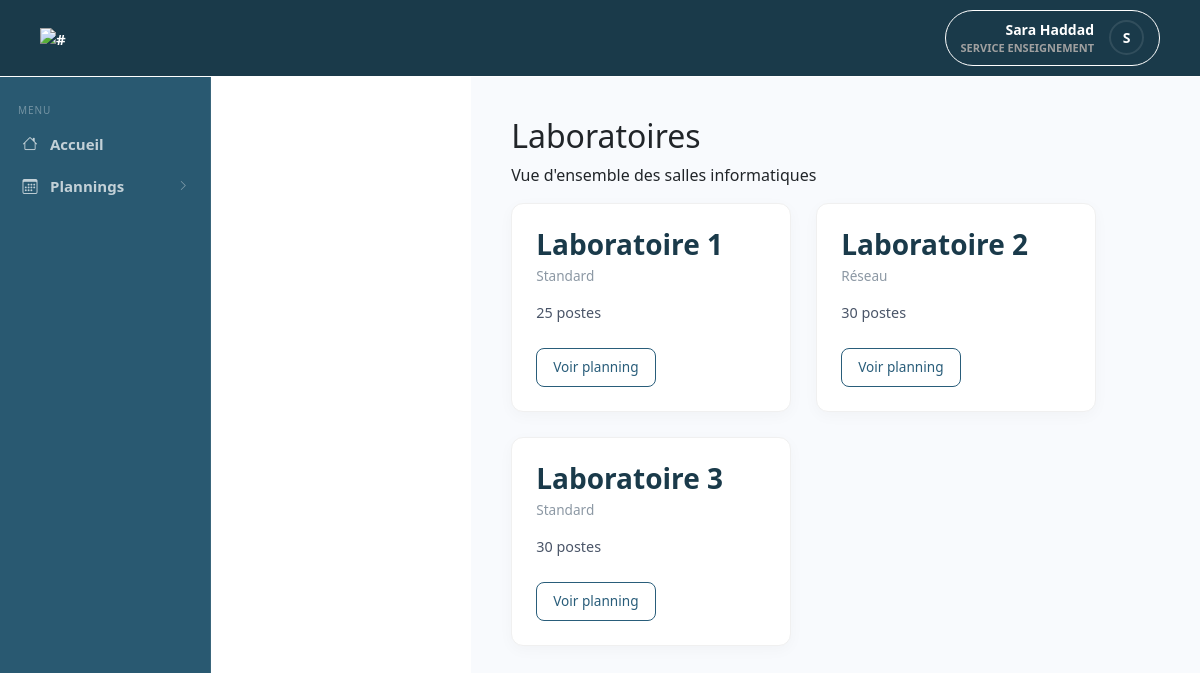
/service/labos.php (signed in), run on the app's committed database.
### tables this page shows
CREATE TABLE utilisateur (
  id               INT UNSIGNED AUTO_INCREMENT PRIMARY KEY,
  nom              VARCHAR(50)  NOT NULL,
  prenom           VARCHAR(50)  NOT NULL,
  email            VARCHAR(100) NOT NULL UNIQUE,
  mot_de_passe     VARCHAR(255) NOT NULL, 
  role             ENUM('technicien','enseignant','chef departement','service enseignement','vacataire') NOT NULL,
  actif            BOOLEAN DEFAULT TRUE,
  date_expiration  DATE DEFAULT NULL
);

CREATE TABLE salle (
  id         INT UNSIGNED AUTO_INCREMENT PRIMARY KEY,
  nom        VARCHAR(50)  NOT NULL,
  capacite   TINYINT UNSIGNED NOT NULL DEFAULT 0,
  type       ENUM('Standard','Réseau','IA','Serveur') NOT NULL DEFAULT 'Standard'
);

### service/labos.php (the view, shortened to what this page needs)
<?php
$custom_css = "../assets/css/serv/labos.css";
include '../includes/header.php';
$query = "SELECT * FROM salle ORDER BY nom";
$result = $conn->query($query);
?>
<main class="main-content">
    <div class="content-header">
        <h2 class="page-title">Laboratoires</h2>
        <p class="page-subtitle">Vue d'ensemble des salles informatiques</p>
    </div>
    <div class="labs-grid">
        <?php if ($result->num_rows > 0): ?>
            <?php while($salle = $result->fetch_assoc()): ?>
                <div class="lab-card">
                    <h3 class="lab-name"><?php echo htmlspecialchars($salle['nom']); ?></h3>
                    <p class="lab-type"><?php echo htmlspecialchars($salle['type']); ?></p>
                    <p class="lab-capacity"><?php echo htmlspecialchars($salle['capacite']); ?> postes</p>
                    <a href="emplois_temps.php?salle_id=<?php echo $salle['id']; ?>" class="btn-view-planning">
                        Voir planning
                    </a>
                </div>
            <?php endwhile; ?>
        <?php else: ?>
            <p>Aucun laboratoire trouvé.</p>
        <?php endif; ?>
    </div>
</main>
<?php include '../includes/footer.php'; ?>

### includes/header.php (shortened to what this page needs)
<?php
require_once __DIR__ . '/../db_config.php';
$user_name = "Invité";
$user_role = "Aucun";
$avatar_letter = "U";
if (isset($_SESSION['user_id'])) {
    $user_id = $_SESSION['user_id'];
    $sql = "SELECT nom, prenom, role FROM utilisateur WHERE id = ?";
    $stmt = $conn->prepare($sql);
    $stmt->bind_param("i", $user_id);
    $stmt->execute();
    $result = $stmt->get_result();
    if ($row = $result->fetch_assoc()) {
        $user_name = $row['prenom'] . ' ' . $row['nom'];
        $user_role = $row['role'];
        $avatar_letter = strtoupper(substr($row['prenom'], 0, 1));
    }
}
?>
<!DOCTYPE html>
<html lang="fr">
<head>
    <link rel="stylesheet" href="https://cdn.jsdelivr.net/npm/bootstrap@5.3.2/dist/css/bootstrap.min.css">
    <link rel="stylesheet" href="https://cdn.jsdelivr.net/npm/bootstrap-icons@1.11.3/font/bootstrap-icons.min.css">
    <link rel="stylesheet" href="..\assets\css\includes\header.css">
    <?php
    if (isset($custom_css)): ?>
        <link rel="stylesheet" href="<?php echo $custom_css; ?>">
    <?php endif; ?>
</head>
<body>
<header class="main-header">
  <div class="header-container">
    <a href="#">
    <div class="app-logo">
      <span><img src="https://i.postimg.cc/KYqMXX8q/svgviewer-png-output.png" alt="#" height="67"></span>
    </div>
    </a>
    <div class="user-profile-dropdown" id="profileTrigger">
      <div class="profile-info">
        <span class="user-name"><?php echo htmlspecialchars($user_name); ?></span>
        <span class="user-role"><?php echo htmlspecialchars($user_role); ?></span>
      </div>
      <div class="avatar role-a"><?php echo $avatar_letter; ?></div>
    </div>
  </div>
</header>
  <div class="page-layout">
  <aside class="sidebar">
    <div class="sidebar-section-label">Menu</div>
    <?php
    $role_clean = strtolower($user_role);
    if ($role_clean === 'chef departement'): ?>
        <a href="../chef/dashboard.php" class="sidebar-item"><i class="bi bi-speedometer2"></i> <span>Tableau de bord</span></a>
        <div class="sidebar-item sidebar-toggle" id="toggleInventaire">
            <i class="bi bi-box-seam"></i> <span>Inventaire</span> <i class="bi bi-chevron-right sidebar-arrow"></i>
        </div>
        <div class="sidebar-submenu" id="submenuInventaire">
            <a href="../chef/inventaire.php" class="sidebar-subitem"><i class="bi bi-pc-display"></i> Équipements</a>
            <a href="#" class="sidebar-subitem"><i class="bi bi-file-earmark-pdf"></i> Rapport PDF</a>
        </div>
        <div class="sidebar-item sidebar-toggle" id="toggleAdmin">
            <i class="bi bi-building"></i> <span>Administration</span> <i class="bi bi-chevron-right sidebar-arrow"></i>
        </div>
        <div class="sidebar-submenu" id="submenuAdmin">
            <a href="../chef/utilisateurs.php" class="sidebar-subitem"><i class="bi bi-people"></i> Utilisateurs</a>
            <a href="../chef/gestion_vacataires.php" class="sidebar-subitem"><i class="bi bi-person-plus"></i> Comptes vacataires</a>
        </div>
    <?php
    elseif ($role_clean === 'service enseignement'): ?>
        <a href="../service/index.php" class="sidebar-item"><i class="bi bi-house"></i> <span>Accueil</span></a>
        <div class="sidebar-item sidebar-toggle" id="togglePlannings">
            <i class="bi bi-calendar3"></i> <span>Plannings</span> <i class="bi bi-chevron-right sidebar-arrow"></i>
        </div>
    <?php
    endif; ?>
  </aside>

### assets/css/includes/header.css (style rules this page uses)
:root { --header-bg: #1a3a4a; --header-border: #ffff; --text-white: #ffffff; --text-gray: #a0a0a0; --sidebar-bg: #1a3a4a; --sidebar-hover: rgba(255, 255, 255, 0.07); --sidebar-active-border: #4db8ff; --sidebar-submenu-bg: rgba(0, 0, 0, 0.18); --sidebar-w: 250px; --header-height: 60px; }
a { text-decoration: none; color: inherit; cursor: pointer; }
.main-header { background-color: var(--header-bg); border-bottom: 1px solid var(--header-border); padding: 10px 20px; color: var(--text-white); position: sticky; top: 0; z-index: 100; }
.header-container { max-width: 100%; margin: 0 auto; display: flex; justify-content: space-between; align-items: center; padding: 0 20px; }
.app-logo img { object-fit: contain; }
.user-profile-dropdown { position: relative; display: flex; align-items: center; gap: 15px; padding: 8px 15px; border: 1px solid var(--header-border); border-radius: 50px; cursor: pointer; transition: background 0.3s; }
.profile-info { display: flex; flex-direction: column; text-align: right; }
.user-name { font-size: 14px; font-weight: 600; }
.user-role { font-size: 11px; color: var(--text-gray); text-transform: uppercase; }
.avatar { width: 35px; height: 35px; border-radius: 50%; display: flex; align-items: center; justify-content: center; font-weight: bold; font-size: 14px; color: white; border: 2px solid rgba(255,255,255,0.1); }
.user-profile-dropdown { cursor: pointer; user-select: none; }
.page-layout { display: flex; min-height: calc(100vh - var(--header-height)); }
.sidebar { width: var(--sidebar-width); background-color: #295971; color: var(--text-white); display: flex; flex-direction: column; flex-shrink: 0; padding: 12px 0; border-right: 1px solid rgba(255, 255, 255, 0.08); overflow-y: auto; }
span { font-size: 15px; font-weight: bold; }
.sidebar-section-label { font-size: 10px; text-transform: uppercase; letter-spacing: 0.09em; color: rgba(255, 255, 255, 0.35); padding: 14px 18px 5px; }
.sidebar-item { display: flex; align-items: center; gap: 11px; padding: 10px 18px; font-size: 13.5px; color: rgba(255, 255, 255, 0.72); cursor: pointer; transition: background 0.15s, color 0.15s; border-left: 3px solid transparent; text-decoration: none; user-select: none; }
.sidebar-item i { font-size: 15px; width: 18px; text-align: center; flex-shrink: 0; }
.sidebar-arrow { margin-left: auto; font-size: 11px !important; transition: transform 0.22s ease; opacity: 0.6; }

### assets/css/serv/labos.css (style rules this page uses)
.main-content { margin-left: 260px; padding: 40px; background-color: #f8fafd; min-height: 100vh; }
.labs-grid { display: flex; flex-wrap: wrap; gap: 25px; }
.lab-card { background: #fff; border-radius: 12px; padding: 24px; width: 280px; box-shadow: 0 4px 15px rgba(0, 0, 0, 0.03); border: 1px solid #f0f0f0; display: flex; flex-direction: column; }
.lab-name { font-weight: 700; color: #1a3a4a; margin-bottom: 5px; }
.lab-type { color: #8c98a4; font-size: 0.85rem; margin-bottom: 15px; }
.lab-capacity { color: #4a5568; font-size: 0.9rem; margin-bottom: 25px; }
.btn-view-planning { text-decoration: none; color: #295d7a; border: 1px solid #295d7a; padding: 8px 16px; border-radius: 8px; font-size: 0.85rem; text-align: center; width: fit-content; transition: all 0.2s; }

### data on the page
utilisateur: user_name "Sara Haddad", role "SERVICE ENSEIGNEMENT", prenom "S"
salle: nom "Laboratoire 1", type "Standard", capacite "25"
salle: nom "Laboratoire 2", type "Réseau", capacite "30"
salle: nom "Laboratoire 3", type "Standard", capacite "30"
